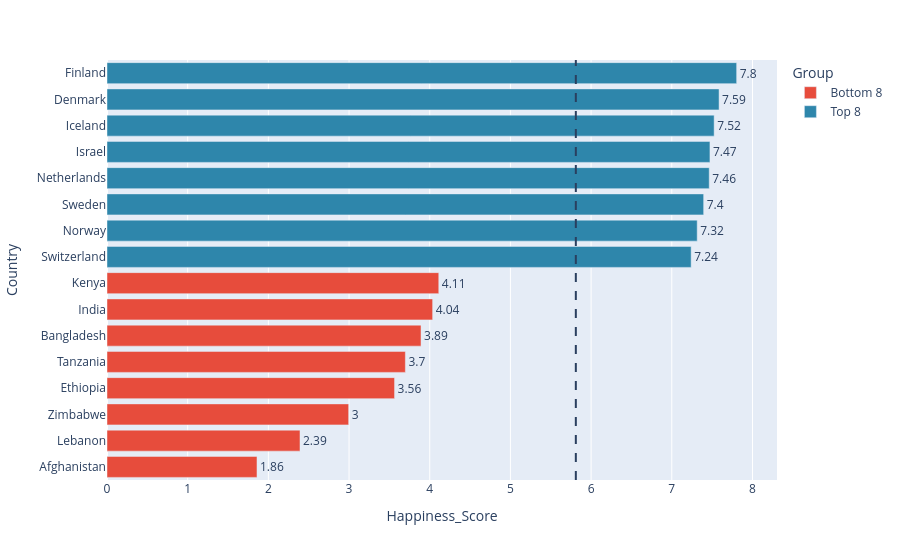

Notebook source saved alongside this figure:
### Code cell
# Task 2: Top 8 vs. Bottom 8 contrast
# ------------------------------------

# Step 1: Get top and bottom countries
top8 = df.nlargest(8, 'Happiness_Score').copy()
top8['Group'] = 'Top 8'
bottom8 = df.nsmallest(8, 'Happiness_Score').copy()
bottom8['Group'] = 'Bottom 8'

combined = pd.concat([bottom8, top8]).sort_values('Happiness_Score')
global_avg = df['Happiness_Score'].mean()
print(f"Global average: {global_avg:.2f}")

# Step 2: Build your chart
# YOUR CODE HERE

fig = px.bar(
    combined,
    x='Happiness_Score',
    y='Country',
    orientation='h',
    text=combined['Happiness_Score'].round(2),
    color='Group',
    color_discrete_map={
        'Top 8': '#2E86AB',
        'Bottom 8': '#E74C3C'
    }
)

# zero baseline
fig.update_xaxes(range=[0, combined['Happiness_Score'].max() + 0.5])

# global average line
fig.add_vline(x=global_avg, line_dash="dash")

# show values
fig.update_traces(textposition='outside')

fig.show()

### Figure 1 — Plotly figure (JSON) as saved in the notebook; plotly's stock layout.template omitted (floating-point values rounded to 4 significant figures)
{"data": [{"hovertemplate": "Group=Bottom 8<br>Happiness_Score=%{x}<br>Country=%{y}<br>text=%{text}<extra></extra>", "legendgroup": "Bottom 8", "marker": {"color": "#E74C3C", "pattern": {"shape": ""}}, "name": "Bottom 8", "orientation": "h", "showlegend": true, "text": [1.86, 2.39, 3.0, 3.56, 3.7, 3.89, 4.04, 4.11], "textposition": "outside", "type": "bar", "x": [1.859, 2.392, 2.995, 3.564, 3.698, 3.892, 4.036, 4.112], "xaxis": "x", "y": ["Afghanistan", "Lebanon", "Zimbabwe", "Ethiopia", "Tanzania", "Bangladesh", "India", "Kenya"], "yaxis": "y"}, {"hovertemplate": "Group=Top 8<br>Happiness_Score=%{x}<br>Country=%{y}<br>text=%{text}<extra></extra>", "legendgroup": "Top 8", "marker": {"color": "#2E86AB", "pattern": {"shape": ""}}, "name": "Top 8", "orientation": "h", "showlegend": true, "text": [7.24, 7.32, 7.4, 7.46, 7.47, 7.52, 7.59, 7.8], "textposition": "outside", "type": "bar", "x": [7.24, 7.315, 7.395, 7.464, 7.473, 7.525, 7.586, 7.804], "xaxis": "x", "y": ["Switzerland", "Norway", "Sweden", "Netherlands", "Israel", "Iceland", "Denmark", "Finland"], "yaxis": "y"}], "layout": {"barmode": "relative", "legend": {"title": {"text": "Group"}, "tracegroupgap": 0}, "margin": {"t": 60}, "shapes": [{"line": {"dash": "dash"}, "type": "line", "x0": 5.811, "x1": 5.811, "xref": "x", "y0": 0, "y1": 1, "yref": "y domain"}], "xaxis": {"anchor": "y", "domain": [0, 1], "range": [0, 8.304], "title": {"text": "Happiness_Score"}}, "yaxis": {"anchor": "x", "domain": [0, 1], "title": {"text": "Country"}}}}
